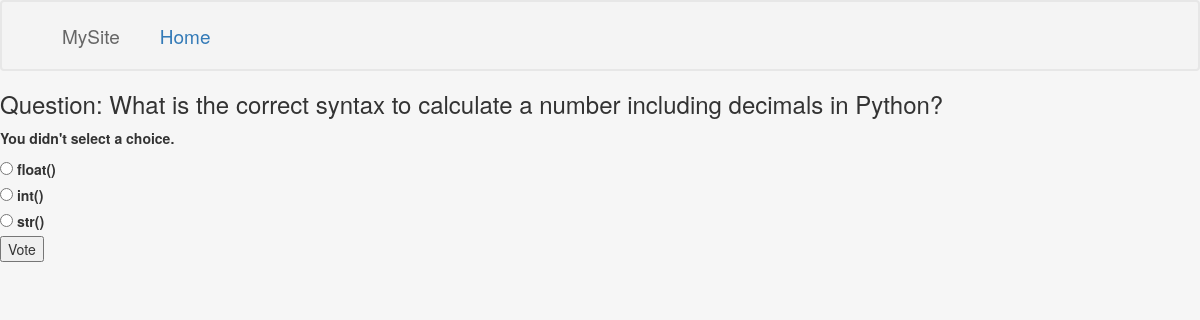
Page /polls/8/vote/ on the committed database.
### polls/models.py (models this page shows, shortened)
@python_2_unicode_compatible
class Question(models.Model):
	question_text = models.CharField(max_length=200)
	pub_date = models.DateTimeField('date published')
	def was_published_recently(self):
		now = timezone.now()
		return now - datetime.timedelta(days=1) <= self.pub_date <= now
	was_published_recently.admin_order_field = 'pub_date'
	was_published_recently.boolean = True
	was_published_recently.short_description = 'Published recently?'

@python_2_unicode_compatible
class Choice(models.Model):
	question = models.ForeignKey(Question, on_delete=models.CASCADE)
	choice_text = models.CharField(max_length=200)
	votes = models.IntegerField(default=0)

### polls/views.py (the view)
# urls.py: url(r'^(?P<question_id>[0-9]+)/vote/$', views.vote, name='vote'),
def vote(request, question_id):
	question = get_object_or_404(Question, pk=question_id)
	try:
		selected_choice = question.choice_set.get(pk=request.POST['choice'])
	except (KeyError, Choice.DoesNotExist):
		return render(request, 'polls/detail.html', {'question':question, 'error_message':"You didn't select a choice.",
		})
	else:
		selected_choice.votes += 1
		selected_choice.save()
		return HttpResponseRedirect(reverse('polls:results', args=(question.id,)))

### polls/templates/polls/detail.html (shortened to what this page needs)
{% extends "polls/base.html" %}
{% block content %}
<h3>Question: {{ question.question_text }}</h3>
{% if error_message %}<p><strong>{{ error_message }}</strong></p>{% endif %}
<form action="{% url 'polls:vote' question.id %}" method="post">
{% for choice in question.choice_set.all %}
	<input type="radio" name="choice" id="choice{{ forloop.counter }}" value="{{ choice.id }}" />
	<label for="choice{{ forloop.counter }}">{{ choice.choice_text }}</label>
	<br/>
{% endfor %}
<input type="submit" value="Vote" />
</form>
{% endblock %}

### polls/static/polls/style.css (style rules this page uses)
html, body { height: 100%; margin: 0; }

### rows in the picture
Question: question_text "What is the correct syntax to calculate a number including decimals in Python?"
Choice: choice_text "float()"
Choice: choice_text "int()"
Choice: choice_text "str()"

### other values in the picture
{{ error_message }} "You didn't select a choice."
